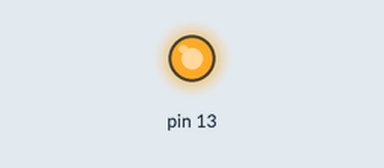
The sketch below on a simulated Arduino Uno, built with avr-gcc and run on an emulated ATmega328P. Parts: output pins drawn as LEDs (lit = HIGH).

Above: at 1.0 s.
At 5.5 s:
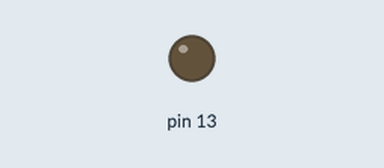
Timing chart, 0 to 6.9 s (numbered marks = the images above):
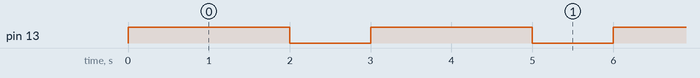

The sketch:

Blind.ino
```cpp
void setup() {
  pinMode(13, OUTPUT);
}

void loop() {
  digitalWrite(13, HIGH);
  delay(1000);
  delay(1000);
  digitalWrite(13, LOW);
  delay(1000);
}
```

Measured:
- by itself, pin 13: alternates HIGH for 2.0 s and LOW for 1.0 s
